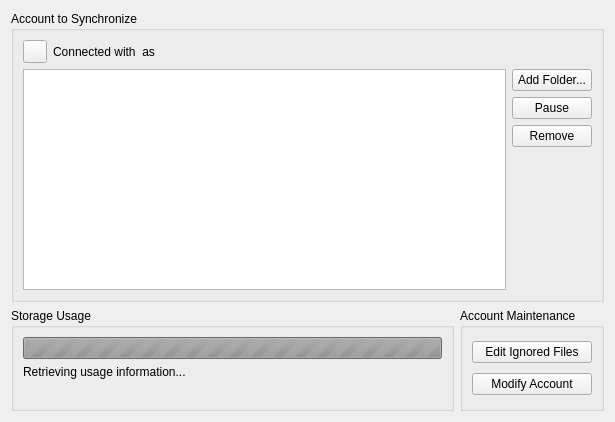
<?xml version="1.0" encoding="UTF-8"?>
<ui version="4.0">
 <class>Mirall::AccountSettings</class>
 <widget class="QWidget" name="Mirall::AccountSettings">
  <property name="geometry">
   <rect>
    <x>0</x>
    <y>0</y>
    <width>615</width>
    <height>422</height>
   </rect>
  </property>
  <property name="windowTitle">
   <string>Form</string>
  </property>
  <layout class="QGridLayout" name="gridLayout_2">
   <item row="0" column="0" colspan="2">
    <widget class="QGroupBox" name="syncStatusGroupBox">
     <property name="title">
      <string>Account to Synchronize</string>
     </property>
     <layout class="QGridLayout" name="gridLayout">
      <item row="0" column="0" colspan="2">
       <layout class="QHBoxLayout" name="horizontalLayout">
        <item>
         <widget class="SslButton" name="sslButton">
          <property name="sizePolicy">
           <sizepolicy hsizetype="Maximum" vsizetype="Fixed">
            <horstretch>0</horstretch>
            <verstretch>0</verstretch>
           </sizepolicy>
          </property>
          <property name="text">
           <string/>
          </property>
         </widget>
        </item>
        <item>
         <widget class="QLabel" name="connectLabel">
          <property name="text">
           <string>Connected with &lt;server&gt; as &lt;user&gt;</string>
          </property>
         </widget>
        </item>
       </layout>
      </item>
      <item row="1" column="0">
       <widget class="QListView" name="_folderList"/>
      </item>
      <item row="1" column="1">
       <layout class="QVBoxLayout" name="verticalLayout_2">
        <item>
         <widget class="QPushButton" name="_buttonAdd">
          <property name="text">
           <string>Add Folder...</string>
          </property>
         </widget>
        </item>
        <item>
         <widget class="QPushButton" name="_buttonEnable">
          <property name="text">
           <string>Pause</string>
          </property>
         </widget>
        </item>
        <item>
         <widget class="QPushButton" name="_buttonRemove">
          <property name="text">
           <string>Remove</string>
          </property>
         </widget>
        </item>
        <item>
         <spacer name="verticalSpacer_3">
          <property name="orientation">
           <enum>Qt::Vertical</enum>
          </property>
          <property name="sizeHint" stdset="0">
           <size>
            <width>20</width>
            <height>40</height>
           </size>
          </property>
         </spacer>
        </item>
       </layout>
      </item>
     </layout>
    </widget>
   </item>
   <item row="1" column="0">
    <widget class="QGroupBox" name="storageGroupBox">
     <property name="title">
      <string>Storage Usage</string>
     </property>
     <layout class="QVBoxLayout" name="verticalLayout">
      <item>
       <widget class="QProgressBar" name="quotaProgressBar">
        <property name="enabled">
         <bool>false</bool>
        </property>
        <property name="maximum">
         <number>0</number>
        </property>
        <property name="value">
         <number>-1</number>
        </property>
        <property name="textVisible">
         <bool>false</bool>
        </property>
       </widget>
      </item>
      <item>
       <widget class="QLabel" name="quotaLabel">
        <property name="text">
         <string>Retrieving usage information...</string>
        </property>
       </widget>
      </item>
      <item>
       <widget class="QLabel" name="quotaInfoLabel">
        <property name="text">
         <!--string>&lt;b&gt;Note:&lt;/b&gt; Some folders, including network mounted or shared folders, might have different limits.</string-->
	<string></string>
        </property>
        <property name="wordWrap">
         <bool>true</bool>
        </property>
       </widget>
      </item>
     </layout>
    </widget>
   </item>
   <item row="1" column="1">
    <widget class="QGroupBox" name="maintenanceGroupBox">
     <property name="title">
      <string>Account Maintenance</string>
     </property>
     <layout class="QVBoxLayout" name="verticalLayout_3">
      <item>
       <widget class="QPushButton" name="ignoredFilesButton">
        <property name="enabled">
         <bool>true</bool>
        </property>
        <property name="text">
         <string>Edit Ignored Files</string>
        </property>
       </widget>
      </item>
      <item>
       <widget class="QPushButton" name="modifyAccountButton">
        <property name="text">
         <string>Modify Account</string>
        </property>
       </widget>
      </item>
     </layout>
    </widget>
   </item>
  </layout>
 </widget>
 <customwidgets>
  <customwidget>
   <class>SslButton</class>
   <extends>QToolButton</extends>
   <header>sslbutton.h</header>
  </customwidget>
 </customwidgets>
 <resources/>
 <connections/>
</ui>
